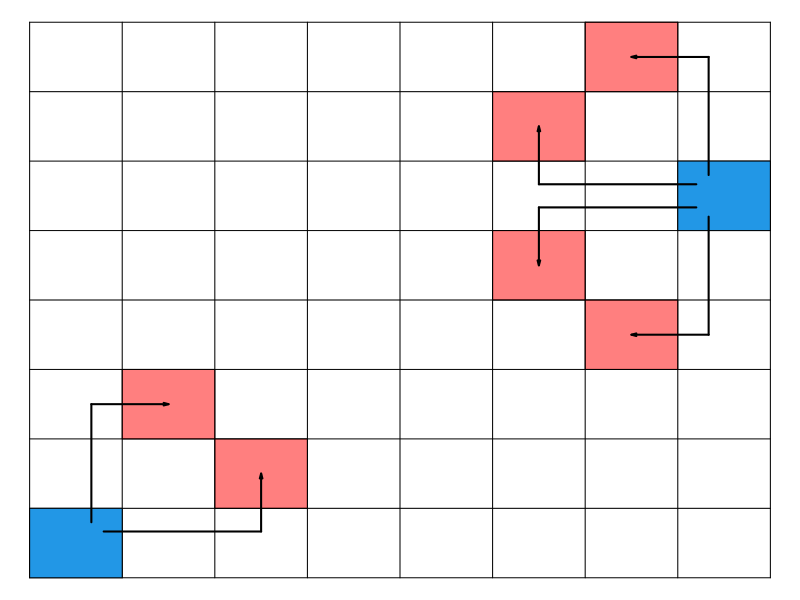
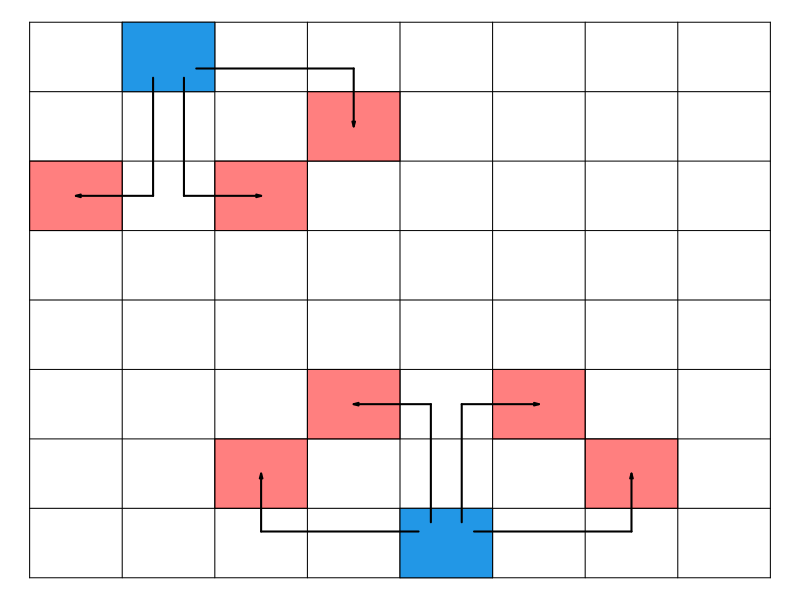
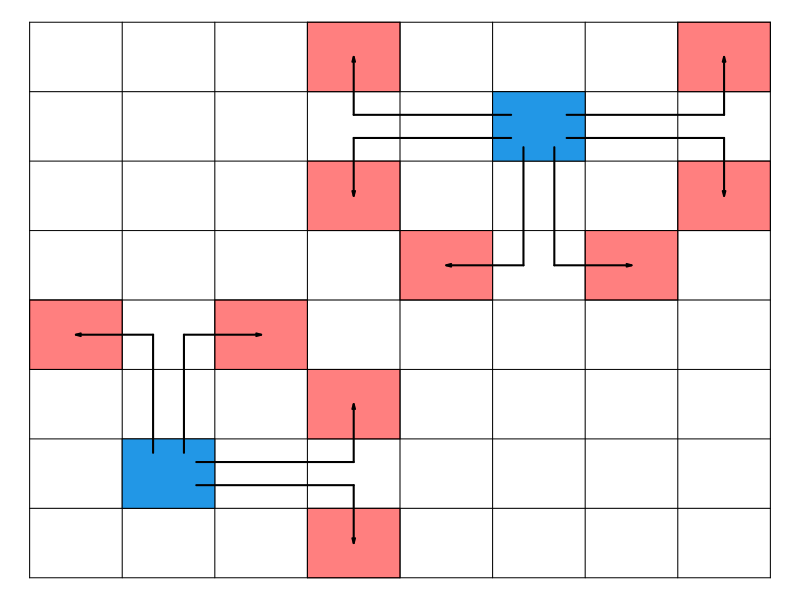
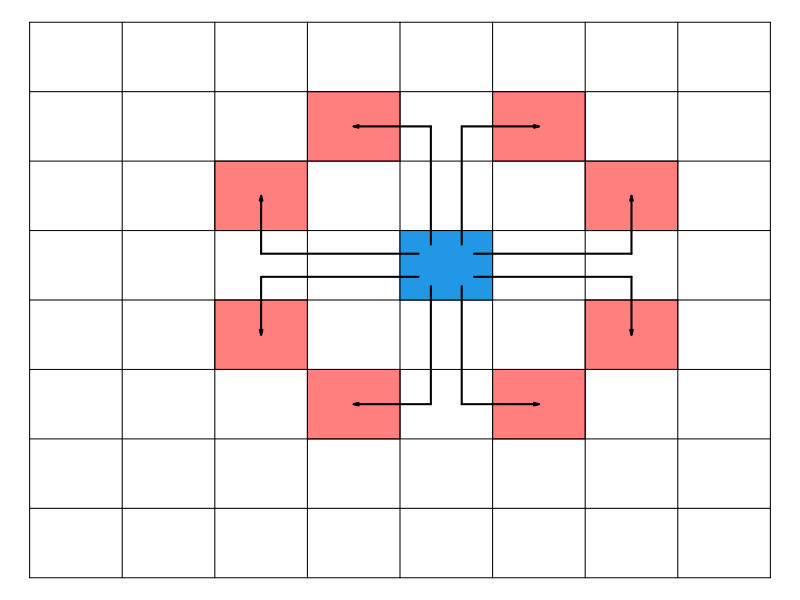
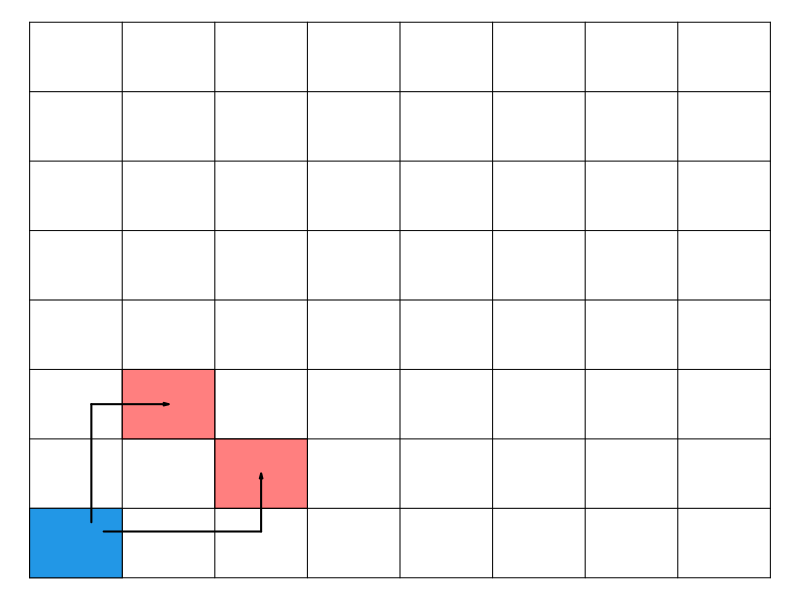
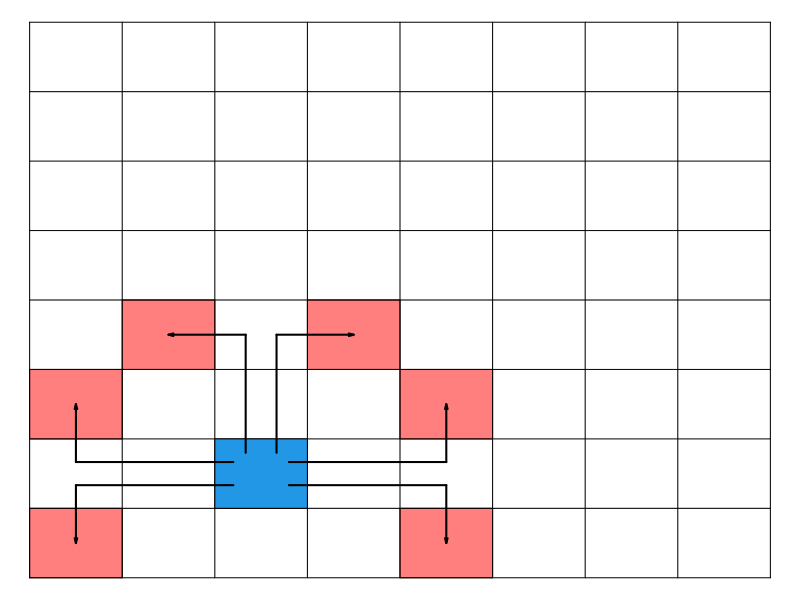

Generate these figures, in order, with R:
KnightMoves = function(x0,y0){
  
rect(x0,y0,x0+1,y0+1,col=4)

if(x0-2>=0 & x0-2<=7 & y0-1>=0 & y0-1<=7){
  rect(x0-2,y0-1,x0-1,y0,  col=rgb(1,0,0,0.5))
  lines(x0+c(0.2,-1.5),y0+c(1/3,1/3),lwd=2)
  arrows(x0-2+0.5, y0+1/3,x0-2+0.5, y0-1+0.5,
         lwd=2, angle=15, length=0.05)
}

if(x0-2>=0 & x0-2<=7 & y0+1>=0 & y0+1<=7){
  rect(x0-2,y0+1,x0-1,y0+2,col=rgb(1,0,0,0.5))
  lines(x0+c(0.2,-1.5),y0+c(2/3,2/3),lwd=2)
  arrows(x0-2+0.5, y0+2/3,x0-2+0.5, y0+1+0.5,
         lwd=2, angle=15, length=0.05)
}

if(x0+2>=0 & x0+2<=7 & y0-1>=0 & y0-1<=7){
  rect(x0+2,y0-1,x0+3,y0  ,col=rgb(1,0,0,0.5))
  lines(x0+c(0.8, 2.5),y0+c(1/3,1/3),lwd=2)
  arrows(x0+2+0.5, y0+1/3,x0+2+0.5, y0-1+0.5,
         lwd=2, angle=15, length=0.05)
}

if(x0+2>=0 & x0+2<=7 & y0+1>=0 & y0+1<=7){
  rect(x0+2,y0+1,x0+3,y0+2,col=rgb(1,0,0,0.5))
  lines(x0+c(0.8, 2.5),y0+c(2/3,2/3),lwd=2)
  arrows(x0+2+0.5, y0+2/3,x0+2+0.5, y0+1+0.5,
         lwd=2, angle=15, length=0.05)
}

if(x0-1>=0 & x0-1<=7 & y0-2>=0 & y0-2<=7){
  rect(x0-1,y0-2,x0  ,y0-1,col=rgb(1,0,0,0.5))
  lines(x0+c(1/3,1/3),y0+c(0.2,-1.5),lwd=2)
  arrows(x0+1/3, y0-2+0.5, x0-1+0.5, y0-2+0.5,
         lwd=2, angle=15, length=0.05)
}

if(x0+1>=0 & x0+1<=7 & y0-2>=0 & y0-2<=7){
  rect(x0+1,y0-2,x0+2,y0-1,col=rgb(1,0,0,0.5))
  lines(x0+c(2/3,2/3),y0+c(0.2,-1.5),lwd=2)
  arrows(x0+2/3, y0-2+0.5, x0+1+0.5, y0-2+0.5,
         lwd=2, angle=15, length=0.05)
}

if(x0-1>=0 & x0-1<=7 & y0+2>=0 & y0+2<=7){
  rect(x0-1,y0+2,x0  ,y0+3,col=rgb(1,0,0,0.5))
  lines(x0+c(1/3,1/3),y0+c(0.8, 2.5),lwd=2)
  arrows(x0+1/3, y0+2+0.5, x0-1+0.5, y0+2+0.5,
         lwd=2, angle=15, length=0.05)
}

if(x0+1>=0 & x0+1<=7 & y0+2>=0 & y0+2<=7){
  rect(x0+1,y0+2,x0+2,y0+3,col=rgb(1,0,0,0.5))
  lines(x0+c(2/3,2/3),y0+c(0.8, 2.5),lwd=2)
  arrows(x0+2/3, y0+2+0.5, x0+1+0.5, y0+2+0.5,
         lwd=2, angle=15, length=0.05)
}
}

Chessboard = function(){
  plot(c(0,8), c(0,8), type="n", ann=F, axes = F)
  for(i in 0:8){
    lines(c(0,8),c(i,i))
    lines(c(i,i),c(0,8))
  }
}

pdf("KnightMoves_Border.pdf",width=2,height=2)
par(mai=c(0,0,0,0))
Chessboard()
KnightMoves(0,0)
KnightMoves(7,5)
dev.off()

pdf("KnightMoves_Border2.pdf",width=2,height=2)
par(mai=c(0,0,0,0))
Chessboard()
KnightMoves(4,0)
KnightMoves(1,7)
dev.off()

pdf("KnightMoves_Border3.pdf",width=2,height=2)
par(mai=c(0,0,0,0))
Chessboard()
KnightMoves(1,1)
KnightMoves(5,6)
dev.off()


pdf("KnightMove44.pdf",width=2,height=2)
par(mai=c(0,0,0,0))
Chessboard()
KnightMoves(4,4)
dev.off()

pdf("KnightMoves00.pdf",width=2,height=2)
par(mai=c(0,0,0,0))
Chessboard()
KnightMoves(0,0)
dev.off()

pdf("KnightMoves21.pdf",width=2,height=2)
par(mai=c(0,0,0,0))
Chessboard()
KnightMoves(2,1)
dev.off()